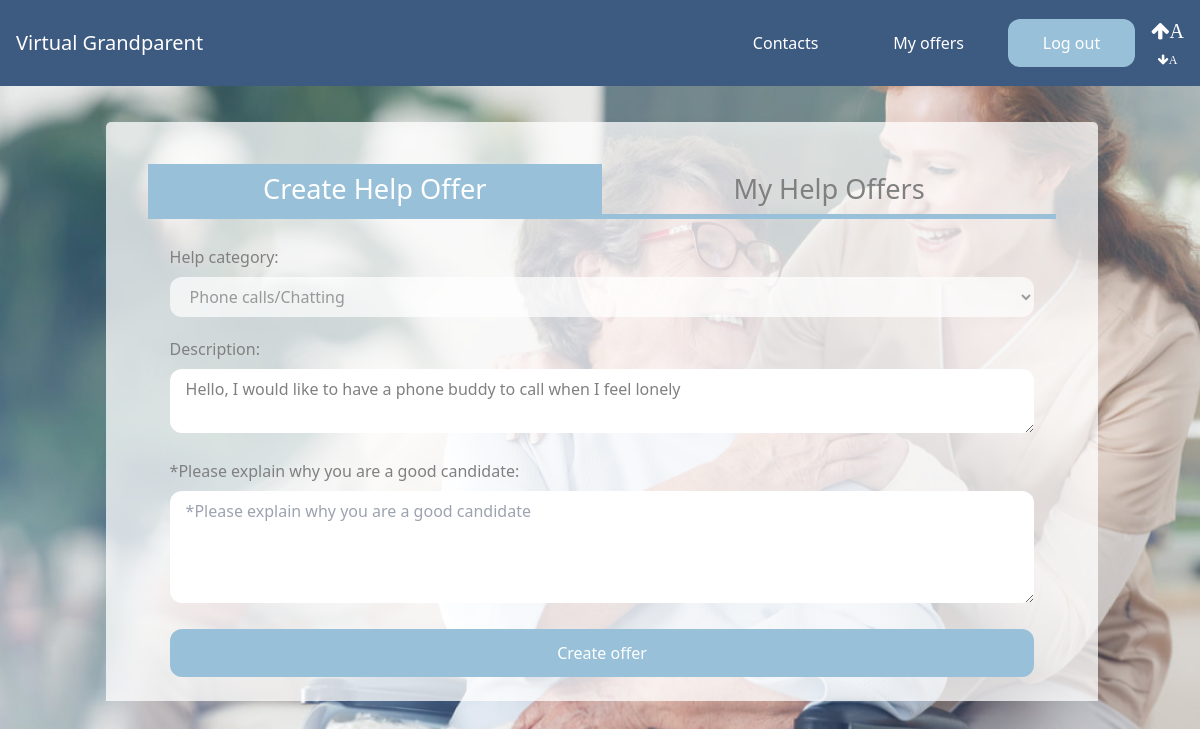
The page /help-offer/create/241 (signed in) on the database its author committed.
### core/models.py (models this page shows)
class Help(models.Model):
    id = models.AutoField(primary_key=True)
    description = models.TextField(max_length=1000)
    category = models.CharField(choices=HELP_CATEGORIES, max_length=2, default='OT')
    helper = models.ForeignKey(Helper, on_delete=models.CASCADE, null=True)
    oldPerson = models.ForeignKey(OldPerson, on_delete=models.CASCADE)
    date = models.DateField(default=datetime.date.today, blank=True)

### core/views.py (the view, shortened to what this page needs)
# urls.py: path('help-offer/create/<int:id>', views.createHelpOffer, name='createHelpOffer'),
@login_required
def createHelpOffer(request, id):
    error_message = None
    form = {}
    help_request = Help.objects.get(id= id)
    form = HelpCandidateForm()
    return render(request, 'core/createHelpOffer.html', {'form': form, "error_message": error_message,'help_request': help_request, 'id': id})

### core/forms.py
class HelpCandidateForm(forms.ModelForm):
    description= forms.CharField(max_length=1000, widget= forms.Textarea
                           (attrs={'placeholder':'*Please explain why you are a good candidate', 'rows':4, 'cols':15}))
    class Meta:
        model = HelpCandidates
        fields = ('description',)
    def __init__(self, *args, **kwargs):
        super(HelpCandidateForm, self).__init__(*args, **kwargs)
        for visible in self.visible_fields():
            visible.field.widget.attrs['class'] = 'w-full mt-2 px-4 py-2 rounded-xl background-white'

### templates/core/createHelpOffer.html (shortened to what this page needs)
{% extends 'core/base.html' %}
{% load static %}
{% block static %}
<link rel="stylesheet" href="{% static 'css/cards.css' %}">
<link rel="stylesheet" href="{% static 'css/flexbox.css' %}">
<link rel="stylesheet" href="https://cdnjs.cloudflare.com/ajax/libs/sweetalert/1.1.3/sweetalert.min.css">{% endblock %}
{% block content %}
<div class="p-4 grid-container inline-container">
    <div class="card single-card help_container px-8">
        <div class="flexbox_container">
            <div class="column column-title selected">
                <a href="{% url 'core:createHelpOffer' id %}">Create Help Offer</a>
            </div>
            <div class="column column-title">
                <a href="{% url 'core:myOffers' %}">My Help Offers</a>
            </div>
        </div>
        <div class="px-8 mx-auto">
            {% if help_request %}
                <fieldset class="mb-5">
                    <label class="text-gray" >Help category:</label>
                    <select disabled="true" class="w-full mt-2 px-4 py-2 rounded-xl background-white disabled">
                        <option value="{{help_request.category}}">{{help_request.get_category_display}}</option>
                    </select>
                </fieldset>
                <fieldset class="mb-5">
                    <label class="text-gray">Description:</label>
                    <textarea readonly class="w-full mt-2 px-4 py-2 rounded-xl background-white disabled">{{help_request.description}}</textarea>
                </fieldset>
            {% endif %}
            <form method="post" action="{% url 'core:createHelpOffer' id %}"   enctype="multipart/form-data">
                {% for field in form %}
                <fieldset class="mb-5">
                    <label class="text-gray"  for="{{ field.name }}">{{ field.field.widget.attrs.placeholder }}:</label>
                    {{field}}
                </fieldset>
                {% endfor %}
                <input type="submit" value="Create offer" class = "px-5 py-3 rounded-xl base-button large-button">
                <br />
            </form>
        </div>
    </div>
</div>
{% endblock %}

### static/css/base.css (style rules this page uses)
:root { --blue: #3d5a80; --light-blue: #98c1d9 ; --baby-blue: #e0fbfc; --orange: #ee6c4d; --dark-blue: #293241; --gray: #333333; }
.base-button { background-color: var(--light-blue) !important; color: white; width: 100%; text-align: center; }
.large-button { text-align: center; display: block }
.base-background { background-color: var(white); }
.column { float: left; width: 50%; }
.column-title { text-align: center; color: gray; font-size: 1.7rem; padding: .3rem; border-bottom: 5px solid var(--light-blue); margin-bottom: 1rem; }
.selected { color: white; background: var(--light-blue); }
.text-gray { color: gray }
.background-white { background: white; }
.disabled { color: gray; accent-color: transparent; }

### static/css/cards.css (style rules this page uses)
:root { --blue: #3d5a80; --light-blue: #98c1d9 ; --baby-blue: #e0fbfc; --orange: #ee6c4d; --dark-blue: #293241; --gray: #333333; }
.grid-container { margin: 20px auto; display:grid; grid-template-columns: auto auto; padding: 2px 16px; text-align: center; justify-content: center; }
.inline-container { grid-template-columns: 85%; }
.card { box-shadow: 0 8px 10px 0 rgba(0,0,0,0.4); transition: 0.3s; width: 90%; border-radius: 5px; background: rgba(255, 255, 255, 0.75); margin: 0 30px; padding: 2rem; text-align: left; float:right; -webkit-column-break-inside: avoid; page-break-inside: avoid; break-inside: avoid; }
.single-card { box-shadow: 0 8px 10px 0 rgba(0,0,0,0.4); transition: 0.3s; border-radius: 5px; background: rgba(255, 255, 255, 0.75); text-align: left; width: 100%; margin-left: 2px; -webkit-column-break-inside: avoid; page-break-inside: avoid; break-inside: avoid; }

### static/css/flexbox.css (style rules this page uses)
.flexbox_container { display: flex; padding: 10px; }
.help_container { box-shadow: none; margin-bottom: -2rem; border-bottom-right-radius: 0; border-bottom-left-radius: 0; padding: 0; padding-top: 2rem; }

### rows shown on the page
Help: category "Phone calls/Chatting", description "Hello, I would like to have a phone buddy to call when I feel lonely"

### other values the page prints
{{ field.field.widget.attrs.placeholder }} "*Please explain why you are a good candidate"
